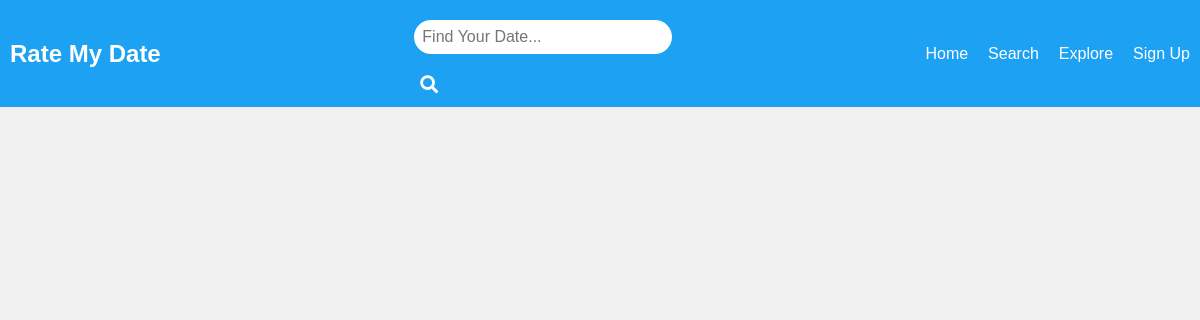
The page /explore/ on the database as committed earlier.
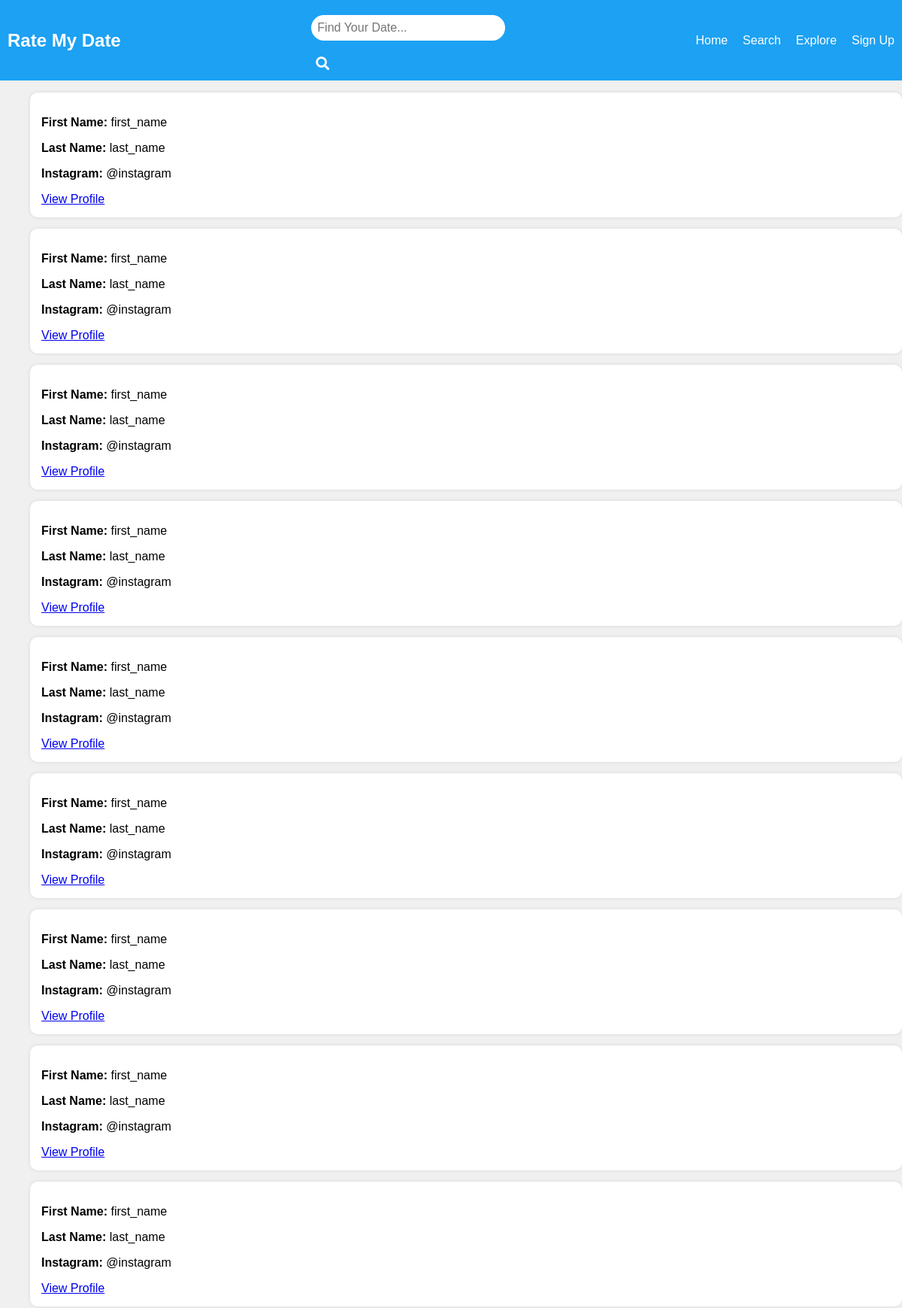
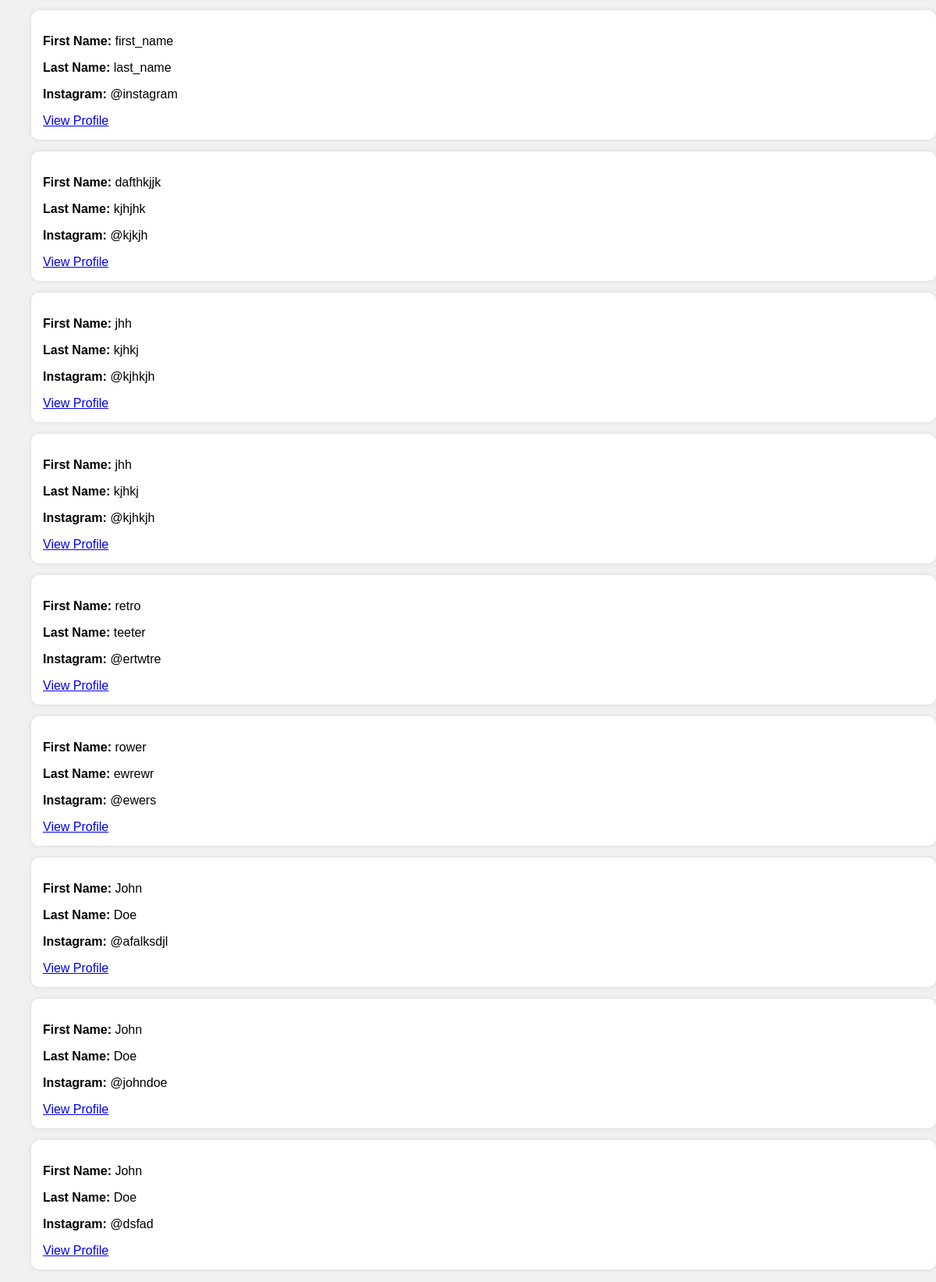
The same page on the database as committed later (2 pictures, top to bottom).
### rmd_web/models.py (models this page shows)
class Person(models.Model):
    first_name = models.CharField(max_length=255)
    last_name = models.CharField(max_length=255)
    instagram = models.CharField(max_length=100, blank=True, null=True)
    joined_date = models.DateField(null=True)

### rmd_web/views.py (the view)
# urls.py: path('explore/', views.explore, name='explore'),
def explore(request):
    persons = Person.objects.all()
    context = {
        'user': request.user,  # Pass the user object to the context
        'persons': persons,
    }
    return render(request, 'explore.html', context=context)

### rmd_web/context_processors.py (called while the page is built)
def user_context(request):
    return {'user': request.user}

### rmd_web/templates/explore.html (shortened to what this page needs)
{% extends "master.html" %}
{% block content %}
<div class="tweet-container">
    <ul>
        {% for person in persons %}
        <div class="tweet">
            <div class="profile-info">
                <p><strong>First Name: </strong>{{ person.first_name }}</p>
                <p><strong>Last Name: </strong> {{ person.last_name }}</p>
                <p><strong>Instagram: </strong> @{{ person.instagram }}</p>
            </div>
            <a href="{% url 'viewperson' person_id=person.id %}" class="btn btn-primary">View Profile</a>
        </div>
        {% endfor %}
    </ul>
</div>
{% endblock %}

Rows that differ between the two databases and show on the page:
added Person: first_name "first_name", last_name "last_name", instagram "instagram"
added Person: first_name "first_name", last_name "last_name", instagram "instagram"
added Person: first_name "first_name", last_name "last_name", instagram "instagram"
added Person: first_name "first_name", last_name "last_name", instagram "instagram"
added Person: first_name "first_name", last_name "last_name", instagram "instagram"
added Person: first_name "first_name", last_name "last_name", instagram "instagram"
added Person: first_name "first_name", last_name "last_name", instagram "instagram"
added Person: first_name "first_name", last_name "last_name", instagram "instagram"
added Person: first_name "first_name", last_name "last_name", instagram "instagram"
added Person: first_name "first_name", last_name "last_name", instagram "instagram"
added Person: first_name "dafthkjjk", last_name "kjhjhk", instagram "kjkjh"
added Person: first_name "jhh", last_name "kjhkj", instagram "kjhkjh"
added Person: first_name "jhh", last_name "kjhkj", instagram "kjhkjh"
added Person: first_name "retro", last_name "teeter", instagram "ertwtre"
added Person: first_name "rower", last_name "ewrewr", instagram "ewers"
added Person: first_name "John", last_name "Doe", instagram "afalksdjl"
added Person: first_name "John", last_name "Doe", instagram "johndoe"
added Person: first_name "John", last_name "Doe", instagram "dsfad"
